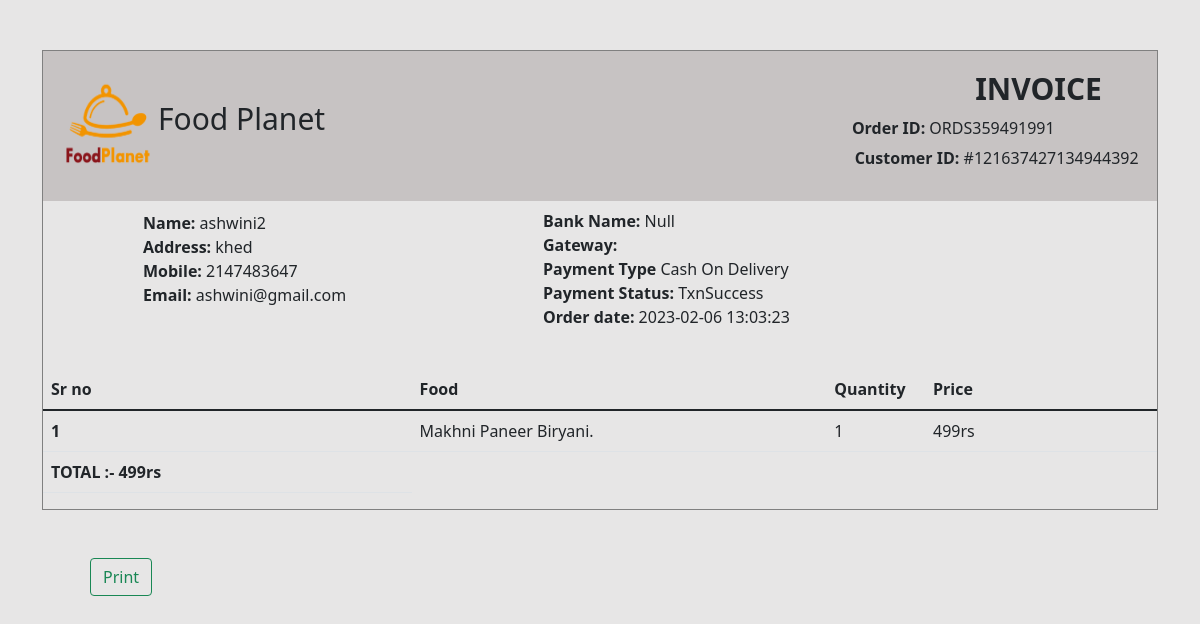
The page /admin/view_bill.php?bill_no=95 (signed in) on the database its author committed.
### tables this page shows
CREATE TABLE `admin_orders` (
  `sno` int(100) NOT NULL,
  `order_id` varchar(255) NOT NULL,
  `txn_amt` int(255) NOT NULL,
  `bank_name` varchar(255) NOT NULL,
  `Status` varchar(255) NOT NULL,
  `gateway` varchar(255) NOT NULL,
  `txn_date` datetime NOT NULL DEFAULT current_timestamp(),
  `user_name` varchar(255) NOT NULL,
  `user_email` varchar(255) NOT NULL,
  `user_mobile` int(255) NOT NULL,
  `user_address` text NOT NULL,
  `user_cust_id` varchar(255) NOT NULL,
  `food_name` varchar(255) NOT NULL,
  `food_no_of_plates` int(100) NOT NULL,
  `payment_type` varchar(100) NOT NULL,
  `order_status` varchar(255) NOT NULL,
  `food_id` int(255) NOT NULL,
  `food_image` varchar(255) NOT NULL,
  `dboy` varchar(250) NOT NULL
);

### admin/view_bill.php (the view, shortened to what this page needs)
<?php include "partials/_dbconnect.php"; ?>
<?php
if($_GET['bill_no']){
    $bill_no = $_GET['bill_no'];
    $sql = "SELECT * FROM `admin_orders` where `sno` = '$bill_no'";
    $result = mysqli_query($conn, $sql);
    while($rows = mysqli_fetch_assoc($result)){
    $orderid = $rows['order_id'];
    $txn_amt = $rows['txn_amt'];
    $bank_name = $rows['bank_name'];
    $Status = $rows['Status'];
    $gateway = $rows['gateway'];
    $txn_date = $rows['txn_date'];
    $user_name = $rows['user_name'];
    $user_email = $rows['user_email'];
    $user_mobile = $rows['user_mobile'];
    $user_address = $rows['user_address'];
    $user_cust_id = $rows['user_cust_id'];
    $food_name = $rows['food_name'];
    $food_no_of_plates = $rows['food_no_of_plates'];
    $payment_type = $rows['payment_type'];
}
}
?>
<!DOCTYPE html>
<html lang="en">
<head>
    <link href="https://cdn.jsdelivr.net/npm/bootstrap@5.1.3/dist/css/bootstrap.min.css" rel="stylesheet"
>
    <link rel="stylesheet" href="https://cdn.jsdelivr.net/npm/bootstrap-icons@1.3.0/font/bootstrap-icons.css">
    <link rel="stylesheet" href="//cdn.datatables.net/1.12.1/css/jquery.dataTables.min.css">
</head>
<body>
<div class="container">
<div id= "view_bill">
<div class="view_bill_flex">
<img src = "/food planet/admin/bg_img/nav_img.png" width="100px" height="100px"><span style="font-size:30px; margin-top:30px">Food Planet </span>
<b class="invoice_txt">INVOICE</b>
<span class="bill_order_id"><b>Order ID:</b> <?php echo $orderid;?></span>
<span class="bill_cust_id"><b>Customer ID:</b> <?php echo $user_cust_id;?></span>
</div>
<div class="bill_details">
<div class="bill_d1">
<div class="bill_user_name bill_text"><b> Name: </b><?php echo $user_name;?></div>
<div class="bill_user_name bill_text"><b> Address: </b><?php echo $user_address;?></div>
<div class="bill_user_name bill_text"><b> Mobile: </b><?php echo $user_mobile;?></div>
<div class="bill_user_name bill_text"><b> Email: </b><?php echo $user_email;?></div>
</div>
<div class="bill_d2">
<div class="bill_user_name bill_text"><b>Bank Name: </b><?php echo $bank_name;?>
<div class="bill_user_name bill_text"><b> Gateway:</b> <?php echo $gateway;?></div>
<div class="bill_user_name bill_text"><b>Payment Type </b><?php echo $payment_type;?></div>
<div class="bill_user_name bill_text"><b>Payment Status: </b><?php echo $Status;?></div>
<div class="bill_user_name bill_text"><b>Order date: </b><?php echo $txn_date;?></div>
</div>
</div>
<div class="food_bill">
<table class="table">
  <thead>
    <tr>
      <th scope="col">Sr no</th>
      <th scope="col">Food</th>
      <th scope="col">Quantity</th>
      <th scope="col">Price</th>
    </tr>
  </thead>
<?php
$sno = 0;
    $sno = $sno+1;
    echo '
    <tbody>
    <tr>
      <th scope="row" width="80px">'.$sno.'</th>
      <td width="450px">'.$food_name.'</td>
      <td width="100px">'.$food_no_of_plates.'</td>
      <td width="250px">'.$txn_amt.'rs</td>
    </tr>
    <tr>
    <th width="400px">TOTAL :- '.$txn_amt.'rs</th>
    </tr>
  </tbody>';
?>
</table>
</div>
</div>
</div>
<button class="btn btn-outline-success my-5 mx-5" type="submit" onclick="window.print()">Print</button>
</body>
</html>

### rows shown on the page
admin_orders: order "ORDS359491991", user_cust "#121637427134944392", user_name "ashwini2", user_address "khed", user_mobile "2147483647", user_email "ashwini@gmail.com", bank_name "Null", payment_type "Cash On Delivery", Status "TxnSuccess", txn_date "2023-02-06 13:03:23", food_name "Makhni Paneer Biryani.", food_no_of_plates "1", txn_amt "499"

### other values the page prints
$sno "1"
